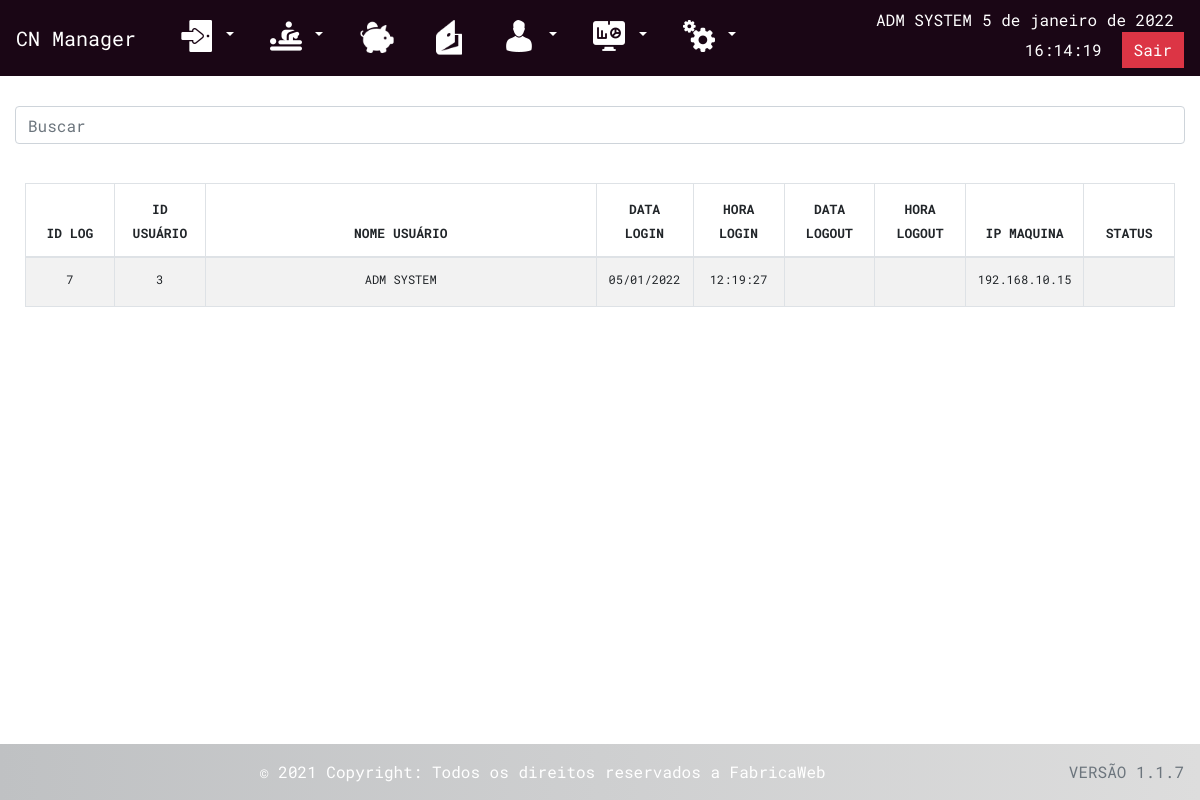
/indexUsuarioLog.php (signed in), run on the app's committed database.
### tables this page shows
CREATE TABLE IF NOT EXISTS `usuario_log` (
  `idLog` int(11) NOT NULL AUTO_INCREMENT,
  `idUsuario` int(11) NOT NULL,
  `nomeUsuario` varchar(50) DEFAULT NULL,
  `dataEntrada` date NOT NULL,
  `horaEntrada` time NOT NULL,
  `dataSaida` date DEFAULT NULL,
  `horaSaida` time DEFAULT NULL,
  `acess` tinyint(3) DEFAULT NULL,
  `token` varchar(500) DEFAULT NULL,
  `ipaddress` varchar(50) DEFAULT NULL,
  PRIMARY KEY (`idLog`)
);

### indexUsuarioLog.php (the view, shortened to what this page needs)
<?php
			require_once "menu.php";
			if(isset($_SESSION['id_usuario'])):
	?>
		<div class="col-md-12" style="padding-top:30px;">
			<input class="form-control" id="search" type="text" placeholder="Buscar">
		</div>
		<br>
		<div class="row" style="margin-left:10px; margin-top: 15px; margin-right: 10px;">
			<div class="col-md-12">
				<div class="panel panel-default">
					<div class="panel-body" style="overflow: auto; height: 400px; width: 100%;">
						<div class="table-responsive">
							<table class="table table-striped table-bordered table-hover"
								   id="table-indexFluxo"
								   style="width: 100%">
								<thead>
									<tr>
										<th width="8%">
											<center><font size=2>ID LOG</font>
										</th>
										<th width="8%">
											<center><font size=2>ID USUÁRIO</font>
										</th>
										<th width="36%">
											<center><font size=2>NOME USUÁRIO</font>
										</th>
										<th width="8%">
											<center><font size=2>DATA LOGIN</font>
										</th>
										<th width="8%">
											<center><font size=2>HORA LOGIN</font>
										</th>
										<th width="8%">
											<center><font size=2>DATA LOGOUT</font>
										</th>
										<th width="8%">
											<center><font size=2>HORA LOGOUT</font>
										</th>
										<th width="8%">
											<center><font size=2>IP MAQUINA</font>
										</th>
										<th width="8%">
											<center><font size=2>STATUS</font>
										</th>
									</tr>
								</thead>
								<tbody id="searchTable">
									<?php
									$buscarLogUsuario = $pdo->prepare('SELECT * FROM usuario_log');
									$buscarLogUsuario->execute();
									$row = $buscarLogUsuario->fetchAll(PDO::FETCH_ASSOC);
									if(count($row) > 0) {
										foreach ($row as $value) {
									?>
											<tr>
												<td style="font-size: 12px; text-align: center;"><?=$value['idLog'];?></td>
												<td style="font-size: 12px; text-align: center;"><?=$value['idUsuario'];?></td>
												<td style="font-size: 12px; text-align: center;"><?=$value['nomeUsuario'];?></td>
												<td style="font-size: 12px; text-align: center;"><?=isset($value['dataEntrada']) ? date('d/m/Y', strtotime($value['dataEntrada'])) : ''?></td>
												<td style="font-size: 12px; text-align: center;"><?=$value['horaEntrada'];?></td>
												<td style="font-size: 12px; text-align: center;"><?=isset($value['dataSaida']) ? date('d/m/Y', strtotime($value['dataSaida'])) : ''?></td>
												<td style="font-size: 12px; text-align: center;"><?=$value['horaSaida'];?></td>
												<td style="font-size: 12px; text-align: center;"><?=$value['ipaddress'];?></td>
												<td style="font-size: 16px; text-align: center;">
												<?php
													if(($value['acess'])==1){
												?>
													<i class="bi bi-circle-fill" style="color:#71FA00; font-size:12px;"></i>
												<?php
													} if(($value['acess'])==2) {
												?>
													<i class="bi bi-circle-fill" style="color:#FF1801; font-size:12px;"></i>
												<?php
													}
												?>
												</td>
											</tr>
										<?php
										}
									}
									?>
								</tbody>
							</table>
						</div>
					</div>
				</div>
			</div>
		</div>
		<?php require_once "footer.php"; ?>
		<?php endif; ?>
		</body>
</html>

### css/custom.css (style rules this page uses)
body { font-family: 'RobotoMono'; }
@media (max-width: 1366px) { .panel-body { height: 450px; } }

### data on the page
usuario_log: idLog "7", idUsuario "3", nomeUsuario "ADM SYSTEM", dataEntrada "05/01/2022", horaEntrada "12:19:27", ipaddress "192.168.10.15", acess 1 (drawn)

### other printed values
$_SESSION["nome_usuario"] "ADM SYSTEM"
